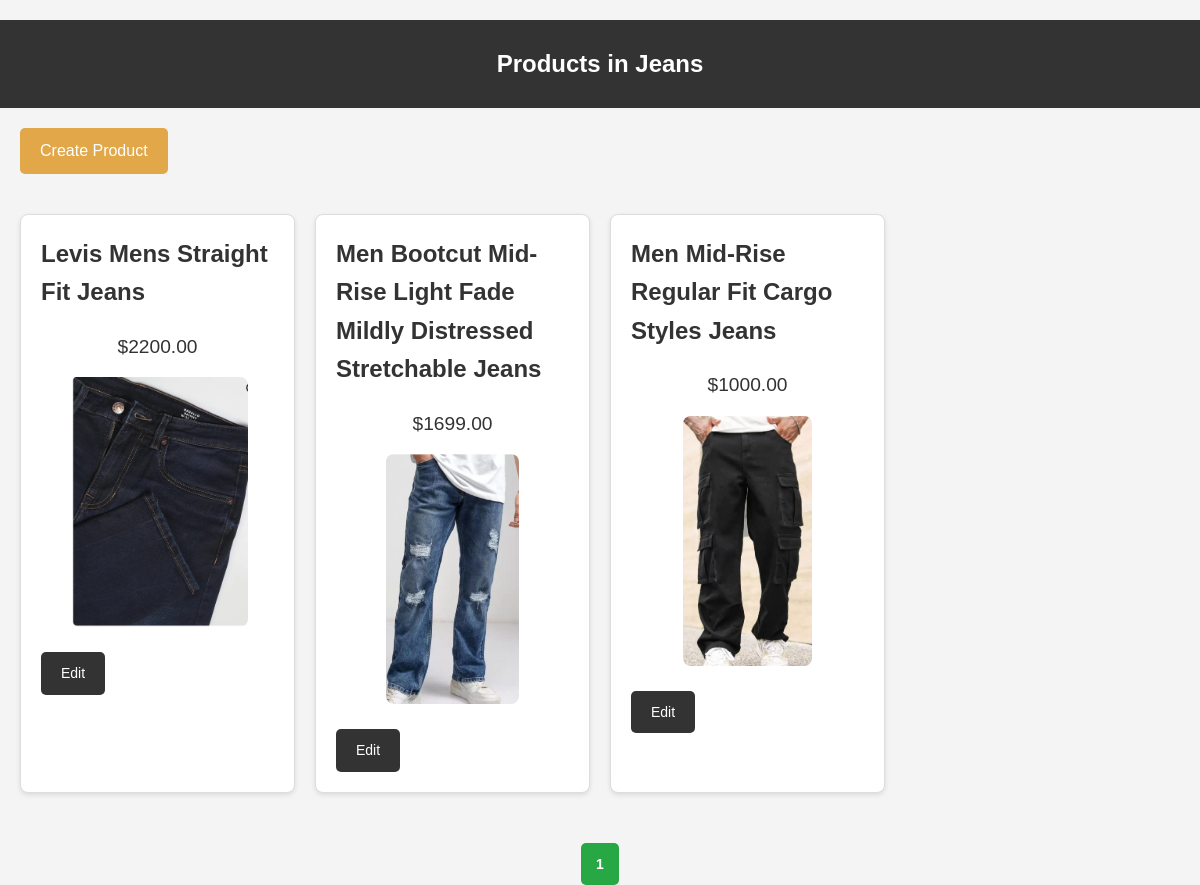
The page /products_list_page/1/ (signed in) on the database as committed earlier.
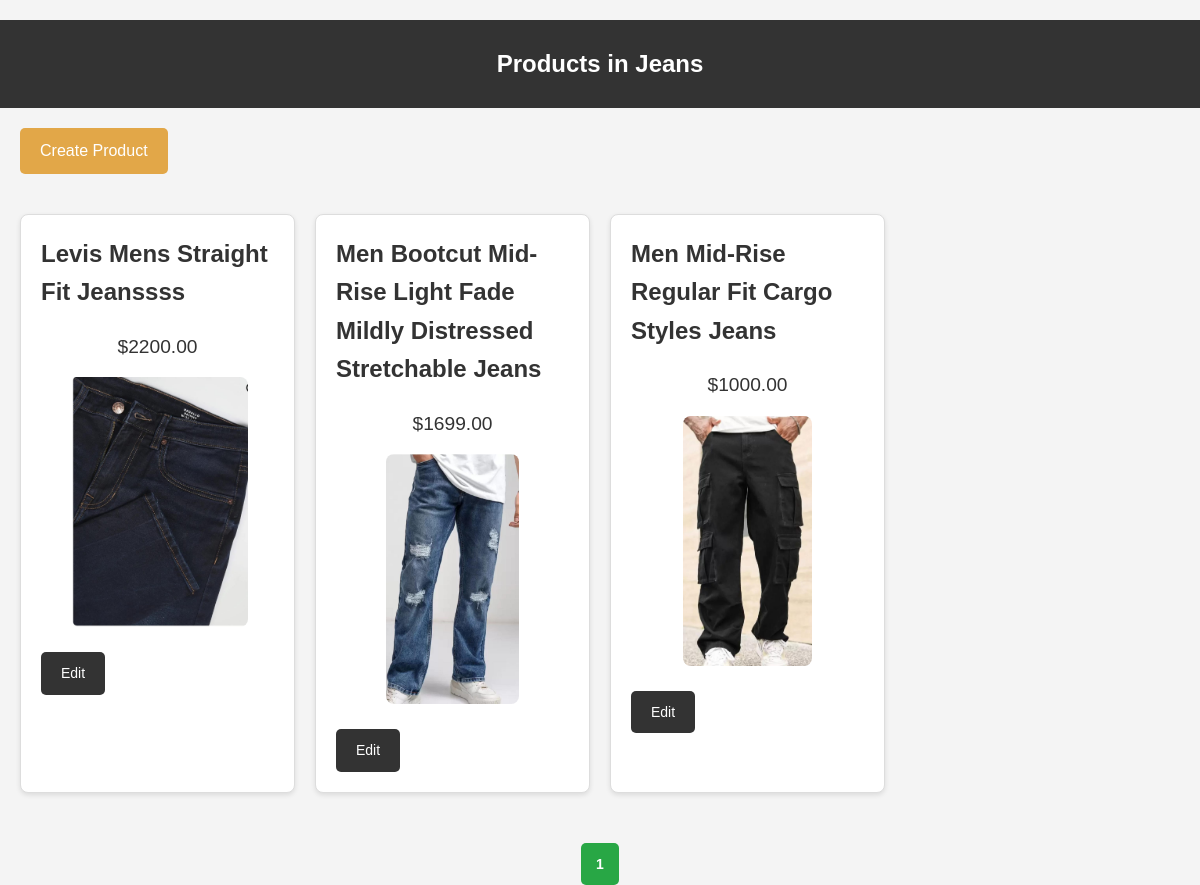
The same page on the database as committed later.
### app/models.py (models this page shows, shortened)
class Product(models.Model):
    product_name = models.CharField(max_length=80)
    product_price = models.DecimalField(max_digits=10, decimal_places=2, null=True, blank=True)
    product_description = models.TextField(null=True, blank=True)
    color = models.CharField(max_length=50, null=True, blank=True)
    material = models.CharField(max_length=100, null=True, blank=True)
    stock = models.IntegerField(null=True)
    category = models.ForeignKey(Category, on_delete=models.CASCADE)
    subcategory = models.ForeignKey(SubCategory, on_delete=models.CASCADE)
    user = models.ForeignKey(User, on_delete=models.CASCADE, null=True)

class ProductImage(models.Model):
    product = models.ForeignKey(Product, related_name="images", on_delete=models.CASCADE)
    image = models.ImageField(upload_to='product_images/')

### app/views.py (the view)
# urls.py: path('products_list_page/<int:subcategory_id>/', product_list_page, name='product_list_page'),
def product_list_page(request, subcategory_id):
    if not request.user.is_authenticated:
        return redirect('userlogin')
    subcategory = get_object_or_404(SubCategory, id=subcategory_id)
    products = Product.objects.filter(subcategory=subcategory)
    page_number = request.GET.get("page")
    paginator = Paginator(products, 4)
    page_obj = paginator.get_page(page_number)
    return render(request, 'product_list.html', {
        'subcategory': subcategory,
        'products': products,
        'page_obj':page_obj
    })

### templates/product_list.html (shortened to what this page needs)
{% load static %}
<!DOCTYPE html>
<html lang="en">
<head>
    <link rel="stylesheet" href="{% static 'static.css' %}">
</head>
<body>
    <header>
        <h2>Products in {{ subcategory.name }}</h2>
    </header>
    {% if user.profile.is_vendor %}
        <a href="/create-product/{{ subcategory.id }}" class="create-product-btn">Create Product</a>
    {% endif %}
    {% if products %}
        <div class="product-list">
            {% for product in page_obj %}
                <div class="product-item">
                    <a href="/product_detail/{{ product.id }}" class="product-item-link">
                        <h2 class="product-name">{{ product.product_name }}</h2>
                        <p class="product-price">${{ product.product_price }}</p>
                        {% if product.images.all %}
                            <div class="product-image">
                                <img src="{{ product.images.first.image.url }}" alt="{{ product.product_name }}">
                            </div>
                        {% else %}
                            <p>No images available.</p>
                        {% endif %}
                    </a>
                    <div class="product-actions">
                        {% if user.profile.is_vendor %}
                            <a href="/edit-product/{{ product.id }}" class="edit-button">Edit</a>
                        {% endif %}
                    </div>
                </div>
            {% endfor %}
        </div>
        <div class="pagination">
            {% for num in page_obj.paginator.page_range %}
                {% if page_obj.number == num %}
                    <a href="?page={{ num }}" class="current-page">{{ num }}</a>
                {% else %}
                    <a href="?page={{ num }}">{{ num }}</a>
                {% endif %}
            {% endfor %}
        </div>
    {% else %}
        <p>No products found in this subcategory.</p>
    {% endif %}
</body>
</html>
<!-- {% load static %}

Rows that differ between the two databases and show on the page:
changed Product: product_name "Levis Mens Straight Fit Jeans" → "Levis Mens Straight Fit Jeanssss"
